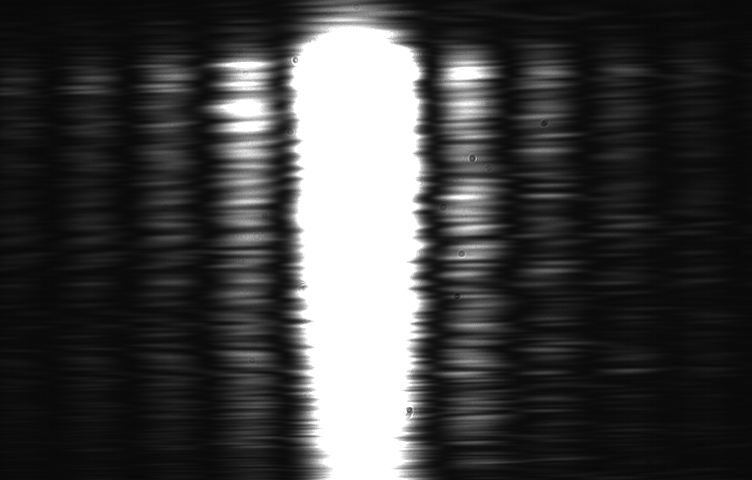
%> input picture lab2/interference_1.png, 752 x 480 px
$ octave diffraction.m   (GNU Octave 9; MATLAB toolbox functions it lacks are replaced by stand-ins)
%> lines starting %> are read from the running program, lines starting %| are printed output that depends on the picture

A = imread('interference_1.png');
%> A is the input picture: size 480x752 uint8; min 7, max 255, mean 64.5

[h, w] = size(A)
%> h = 480; w = 752

x = linspace(0, w-1, w);
%> x = 752 values from 0 to 751
y = sum(A)./h;
%> y = 752 values, max 249.1 at index 350, min 10.36 at index 53, mean 64.5

center = 355

minima_1 = 1000000000;
minima_xpos_1 = 0;

minima_2 = 1000000000;
minima_xpos_2 = 0;

for i=(center-100):(center)
    if y(i) < minima_1
        minima_1 = y(i);
        minima_xpos_1 = i
    end
end
%> this loop made 101 passes
%> minima_1 on passes 1 to 12: 99.28, 97.59, 95.76, 93.56, 91.5, 89, 86.54, 82.63, 78.79, 75.7, 72.14, 68.01
%> after the loop, minima_xpos_1 = 280

for i=(center):(center+100)
    if y(i) < minima_2
        minima_2 = y(i);
        minima_xpos_2 = i
    end
end
%> this loop made 101 passes
%> minima_2 on passes 1, 2, 3, 4, 5, 7, 8, 9, 10, 12, 13, 14: 248.8, 248.8, 248.7, 248.6, 248.6, 248.6, 248.4, 248.3, 248.1, 248, 247.9, 247.7
%> after the loop, minima_2 = 25.47; minima_xpos_2 = 436

distance_to_minima = (minima_xpos_2-minima_xpos_1)/2
%> distance_to_minima = 78

%imshow(A)
%hold on
%plot([center center], [0 h], '-r')

plot(x, y)
hold on
plot(minima_xpos_1, minima_1, '-ro')
plot(minima_xpos_2, minima_2, '-ro')
plot([center center], [0 255], '-r')
xlabel('y coordinate')
ylabel('pixel value')
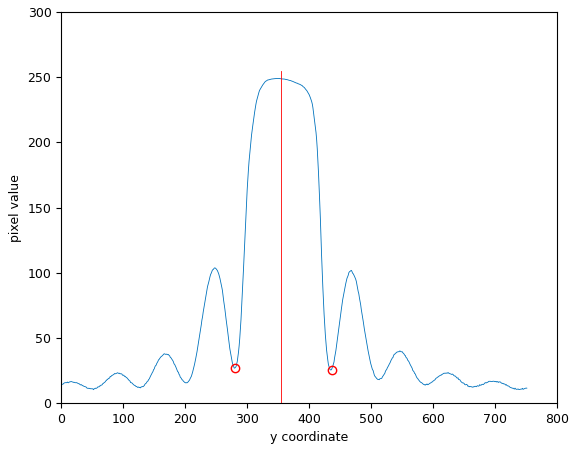
%> figure redrawn from the program's plot data; curve peaks at x = 349, y = 249.1


pause()

$ run again, with lab2/RGB_focus.png copied over lab2/interference_1.png
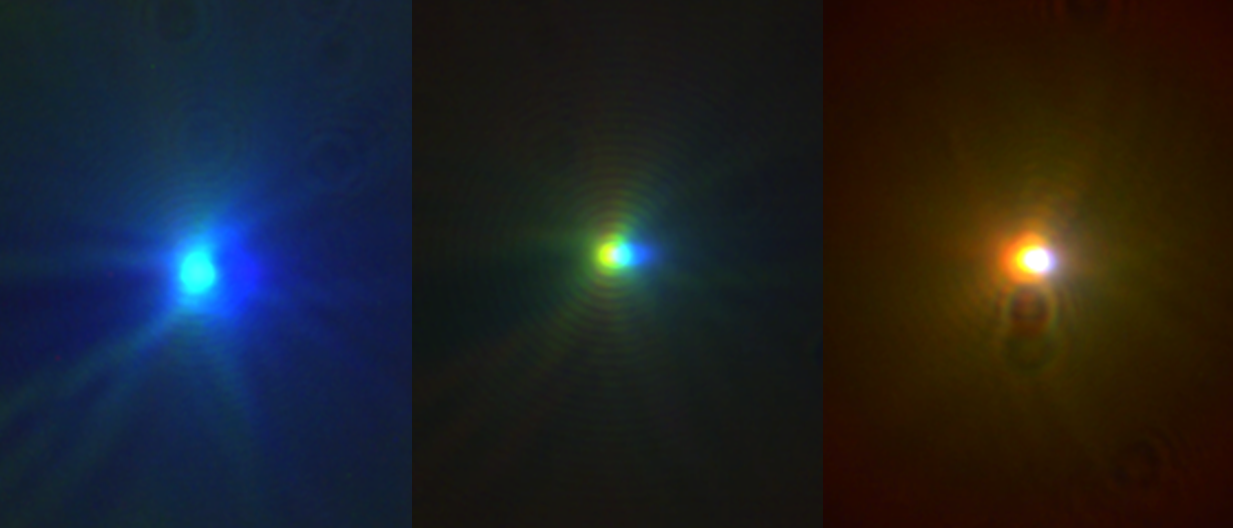
%> input picture lab2/RGB_focus.png, 1233 x 528 px
%> A is the input picture: size 528x1233x3 uint8; mean R, G, B 31.4, 33.5, 37.1
%> the loop `for i=(center-100):(center)` made 101 passes
%> minima_1 on passes 1 to 8: 19.47, 19.4, 19.31, 19.2, 19.1, 18.97, 18.89, 18.78
%> after the loop `for i=(center-100):(center)`: minima_xpos_1 = 306
%> the loop `for i=(center):(center+100)` made 101 passes
%> minima_2 on passes 1, 2, 3, 4, 5, 12, 13, 14: 18.17, 18.12, 18.1, 18.08, 18.06, 18.01, 17.96, 17.9
%> after the loop `for i=(center):(center+100)`: minima_xpos_2 = 386
%> distance_to_minima = 40
%> `ylabel('pixel value')`:
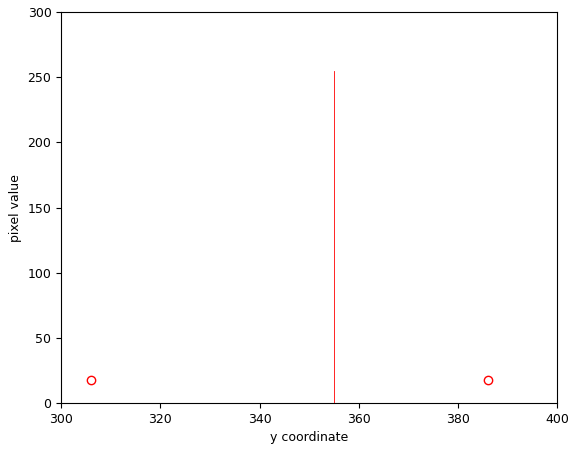
%> figure redrawn from the program's plot data
